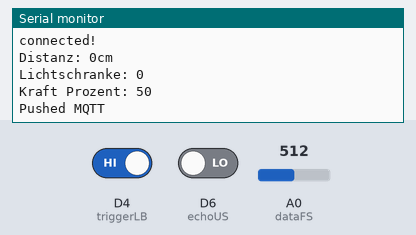
This sketch was run on a simulated Arduino MKR. On the bench: the last lines printed to the serial monitor. The test bench sets the inputs (shaded band); at power-on: A0 (dataFS) = 512, D4 (triggerLB) HIGH, D6 (echoUS) LOW. WiFi joins after 1.5 s; servers stay silent unless stated; no MQTT or app messages arrive unless stated.

Above: at 2.7 s.
2.8 s: A0 (dataFS) set to 716
At 4.1 s:
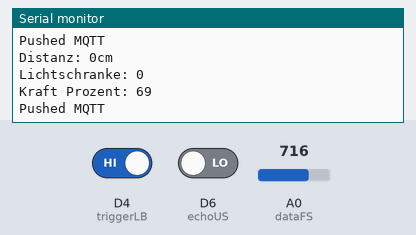
4.3 s: D4 (triggerLB) driven LOW
5.8 s: A0 (dataFS) set to 900
At 7.5 s:
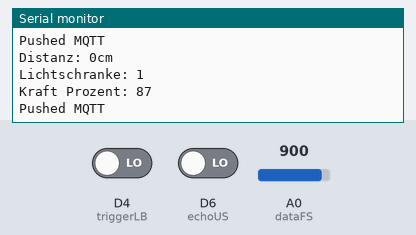
Timing chart, 0 to 9.0 s (numbered marks = the images above; inputs shaded):
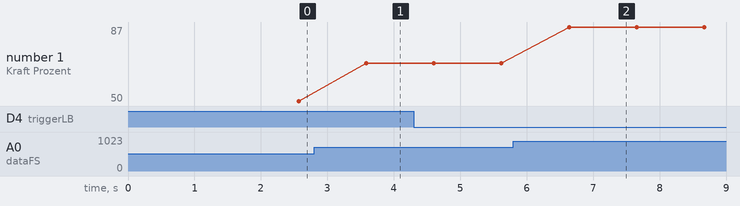

Measured:
- after the input at 2.8 s, the serial monitor: prints a new line after 0.79 s (image 1)
- after the input at 5.8 s, the serial monitor: prints a new line after 0.84 s (image 2)
- plotted number 1: 50 → 69 after the input at 2.8 s, 69 → 87 after the input at 5.8 s

The sketch:

IoT_KU.ino
```cpp
#include <SPI.h> //Libary to communicate with the WiFi module
#include <WiFiNINA.h> //Wifi Library
#include <MQTTClient.h> //Lib to create MQTT client
#include <MQTT.h> //Lib to connect to MQTT server
#include <WiFiUdp.h> //Lib for Network Transfer


//define settings for Wifi and MQTT Broker
#define BROKER_IP    "192.168.22.50"
#define DEV_NAME     "LennertSchicklgruber"
#define MQTT_USER    ""
#define MQTT_PW      ""
#define GROUPTOPIC	"SL"

//Set wifi settings
const char ssid[] = "";
const char pass[] = "";


//Create Wifi and MQTT client
WiFiClient net;
MQTTClient client;
IPAddress ip;

//Create var for measure of last MQTT send time
unsigned long lastMillis = 0;

// Init of Pin Values to Sensor Data
int triggerUS = 5; //Trigger Pin Ultrasonic
int echoUS = 6; //Echo Pin Ultrasonic
int triggerLB = 4; //Trigger Pin Lightbridge
int dataFS = A0; //Analog Input of Forcesensor

// Init vars needed for sensors
int dataLB = 0; //Current state of Lightbridge
char dataLBstring[16] = ""; //Lightbridge String
int durationUS = 0; //Duration for ultrasonic signal
int distanceUS = 0; //Ultrasonic distance
char distanceUSstring[16] = ""; //String for distance
double rawData = 0; //Raw data of force sensor
int percent = 0; //Percentage of force sensor
char percentstring[16] = ""; //String for percentage

//Init error vars CURRENTLY not in USE active use
int errorUS = 0; //Error Var for Ultrasonic
int errorLB = 0; //Error Var for Lightbridge
int errorFS = 0; //Error Var for Forcesensor


//Init functions

int ultrasonic(); //Function for measuring distance with US sensor

int lightbarrier(); //Function for LB input

int forcesensor(); //Function for getting and calculating FS data

void serialData(); //Function for sending data over serial

void connect(); //Function for connecting to the WiFi network and the MQTT broker


// The setup() function runs once each time the micro-controller starts
void setup()
{

	//Define Inputs and Outputs for sensors
	pinMode(triggerUS, OUTPUT);
	pinMode(echoUS, INPUT);

	pinMode(triggerLB, INPUT);
	pinMode(dataFS, INPUT);
	digitalWrite(triggerLB, HIGH);


	//Open Serial Port with 9600 Baud Rate
	Serial.begin(9600);


	//Connect to wifi and connect to Broker and run connect function that makes sure that everything is connected

	WiFi.begin(ssid, pass);
	client.begin(BROKER_IP, 1883, net);
	connect();


}

// Add the main program code into the continuous loop() function
void loop()
{
	//Check if there are any errors that appear from one of the sensors; Currently no checking implemented
	errorUS = ultrasonic();
	errorLB = lightbarrier();
	errorFS = forcesensor();

	//Send serial Data
	serialData();


	//Send data over Wifi using MQTT;

	client.loop();
	if (!client.connected()) { //Check if connection still up
		connect();
	}
	if (millis() - lastMillis > 1000) { //Check if 1000ms have passed since the last run
		lastMillis = millis();

		client.publish("SL/hello", "world"); //PUBLISH TO TOPIC /hello MSG world
		snprintf(dataLBstring, 16, "%i", dataLB); //Convert Int to Char Array
		client.publish("SL/LB", dataLBstring); //PUBLISH Lightbride data to /LB
		snprintf(distanceUSstring, 16, "%i", distanceUS); //Convert Int to Char Array
		client.publish("SL/US", distanceUSstring); //PUBLISH distance data to /US
		snprintf(percentstring, 16, "%i", percent); //Convert Int to Char Array
		client.publish("SL/FS", percentstring); //PUBLISH percentage of force sensor to /FS
		Serial.println("Pushed MQTT");
	}


}


//Function for measuring distance with US sensor2
int ultrasonic()
{

	//Measure distance from Ultrasonic sensor
	digitalWrite(triggerUS, LOW);
	delay(5);
	digitalWrite(triggerUS, HIGH);
	delay(10);
	digitalWrite(triggerUS, LOW);
	durationUS = pulseIn(echoUS, HIGH);
	distanceUS = (durationUS / 2) * 0.03432;


	//If the data would be smaller than 0 an error would be generated
	if (distanceUS <= 0)
	{
		return 1; //No Errors
	}
	else
	{
		return 0; //Error Code 0
	}

}


//Function for LB input
int lightbarrier()
{
	//Checks if something is in the way of the Lightbarrier
	dataLB = digitalRead(triggerLB);
	if (dataLB == 0)
	{
		dataLB = 1;
	}
	else if (dataLB == 1)
	{
		dataLB = 0;
	}

	//Return 0 because there is no Error checking
	return 0;
}


//Function for getting and calculating FS data
int forcesensor()
{
	//Reads the analog value and converts it to a normalized value
	rawData = (analogRead(dataFS) * 100 / 1023);
	percent = rawData;

	//Return 0 because there is no Error checking
	return 0;

}


//Sending Data over Serial
void serialData()
{

	//Serial Print of Ultrasonic Data
	Serial.print("Distanz: ");
	Serial.print(distanceUS);
	Serial.println("cm");

	//Serial Print of Lightbarrier Data
	Serial.print("Lichtschranke: ");
	Serial.print(dataLB);
	Serial.println();

	//Serial Print of Force Sensor Data
	Serial.print("Kraft Prozent: ");
	Serial.print(percent);
	Serial.println();

	//Debug Print of Force Sensor Data
	/*
	Serial.print(analogRead(dataFS));
	Serial.println();
	rawData = (analogRead(dataFS) * 100 / 1023);
	Serial.println(rawData);
	*/

}


//Function to check the connection with WiFi, MQTT server and establish TOPICS for MQTT
//This code is still work in progress
void connect()
{
	//Check if connected to wifi if not wait for connection
	Serial.print("checking wifi...");
	while (WiFi.status() != WL_CONNECTED) {
		Serial.print(".");
		delay(1000);
	}

	//Print IP to Serial
	ip = WiFi.localIP();
	Serial.println(ip);
	Serial.print("\nconnecting...");

	//Check if connected to MQTT server if not wait for connection
	while (!client.connect(DEV_NAME, MQTT_USER, MQTT_PW)) {
		Serial.print(".");
		delay(1000);
	}
	Serial.println("\nconnected!");

	//Subscribe to Topics in MQTT
	//client.subscribe("/hello"); //Test subscribe
	//client.subscribe("/LB"); //SUBSCRIBE TO TOPIC Lightbridge
	//client.subscribe("/US"); //SUBSCRIBE TO TOPIC Ultrasonic sensor
	//client.subscribe("/FS"); //SUBSCRIBE TO TOPIC Force


}
```
